Frame 1 (no input): blank canvas, image omitted
Frame 60 (the mouse pressed at the canvas centre just before this capture): blank canvas, image omitted
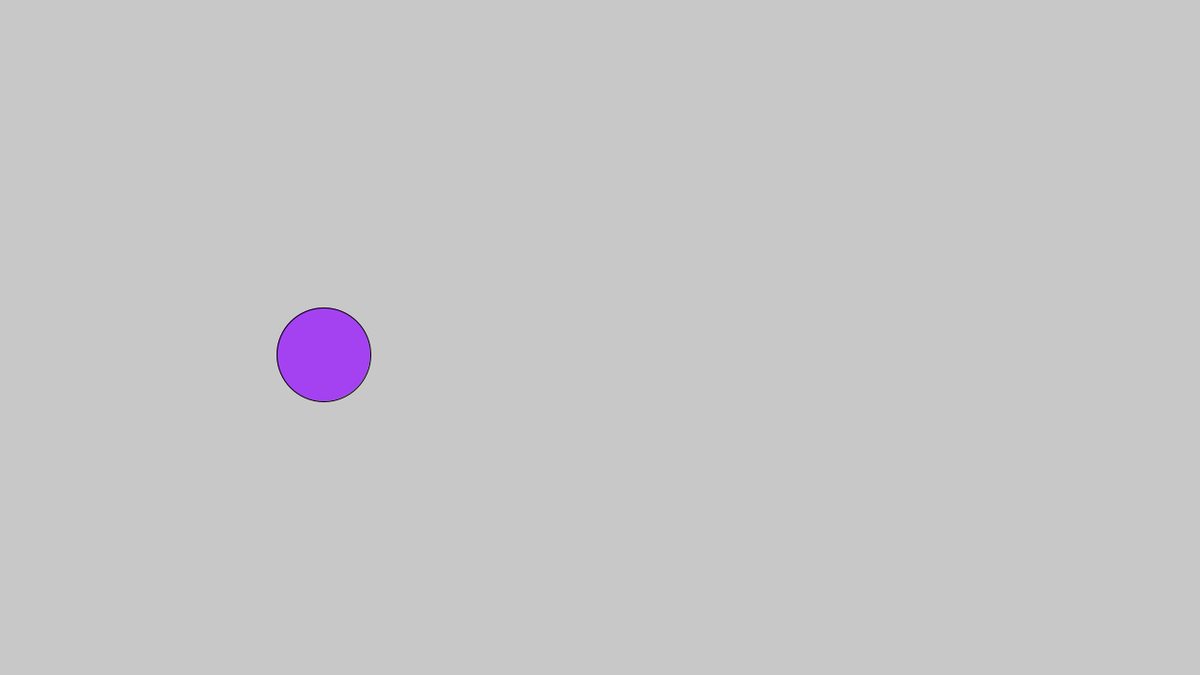
Frame 120 (the mouse held since frame 60 and released just before this capture)

The Processing sketch whose frames 1 and 60 were blank and that drew this single picture after the mouse press (run headless with seeded random() and noise(); from frame 60 on, the mouse is pressed at the canvas centre):

// Processing sketch: BouncingBallsLists
// ── BouncingBallsLists.pde
ArrayList<Ball> ballGroup;
//Ball[] ballGroup;
//int pos = 0;

void setup() { // Happens once at launch
    size(1280, 720);
    background(200,200,200);
    ballGroup = new ArrayList<Ball>();
}

void draw() { // Happens constantly (screen refresh)
    background(200,200,200);


  for(Ball theBall : ballGroup){
    theBall.display();
    theBall.move();
    
    
    for(Ball otherBall:ballGroup){
      if (theBall != otherBall){
      theBall.checkCollision(otherBall);
      }
    }
  }
  //old loop
    //for (int i = 0; i < ballGroup.size(); i++) {
    //    ballGroup.get(i).display();
    //    ballGroup.get(i).move();
    //}

}

void mousePressed() {
 // ballGroup[pos] = new Ball(mouseX, mouseY, 70);
    ballGroup.add(new Ball(mouseX, mouseY, 50, false));
}

void keyPressed() {
    if (key == 'c') {
        for (int i = ballGroup.size()-1; i >= 0; i--) {
            ballGroup.remove(i);
        }
    }
    
    else if (key=='j'){
      ballGroup.add(new Ball(width/2, height/2, 50, true));
    }
  
}


class Ball {
    int x, y, r;
    int dx, dy; //Speed or Velocity
    int cr, cg, cb; //RGB Values
    int grav; //Gravity
    boolean infected;

    //Constructor
    Ball(int tempx, int tempy, int tempr, boolean tempinf) {
        x = tempx; //set the x cord
        y = tempy; //set the y cord
        r = tempr; //set the radius
        
        infected = tempinf;
        
        

        //Set the colour
        cr = int( random(0,255));
        cg = int( random(0,255));
        cb = int( random(0,255));

        //Set Velocity & Gravity
        dx = int( random(-10,10));
        dy = int( random(-10,10));
        grav = -1;
    }

    void display() {
      //infection properties
      if(infected == true){
       cr = 255;
       cg = 0;
       cb = 0;
      }
        fill(cr, cg, cb);
        circle(x,y,r*2);
        
    }

    void move() {
        y = y + dy;
        x = x + dx;
        dy = dy - grav;

        if (y >= height - r || y <= 0+r) {
            dy = dy * -1;
        }
        if (x >= width-r || x <= 0+r) {
            dx = dx * -1;
        }
    }
    
    void checkCollision(Ball otherBall){
      double distanceApart = dist(x,y, otherBall.x, otherBall.y);
      double threshold = r + otherBall.r;
      
      //bounce the ball
      if(distanceApart < threshold){
        //store the first velocity
        int tempdx = dx;
        int tempdy = dy;
        
       //ball 1 gets velocity 2
       dx = otherBall.dx;
       dy = otherBall.dy;
       
       //ball 2 gets velocity 1
       otherBall.dx = tempdx;
       otherBall.dy = tempdy;
       
       //pass the infection
       if(otherBall.infected == true){
        infected = true; 
       }
       
       else if (otherBall.infected == false && infected == true){
         otherBall.infected = true;
       }
      }
    }
    
    
    
}
